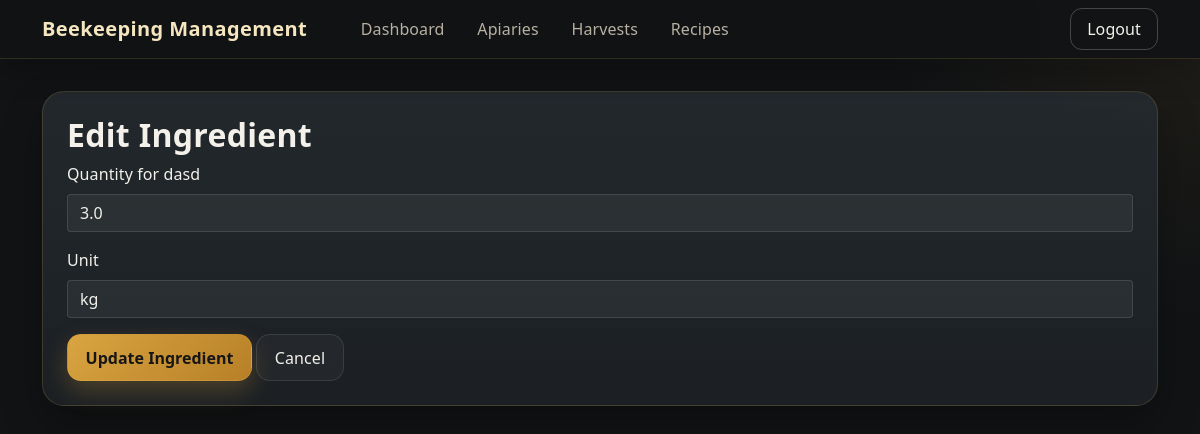
The app's page /ingredients/edit/1/6 (signed in) with its own data.
### tables this page shows
CREATE TABLE ingredients (
                    id INTEGER PRIMARY KEY,
                    name TEXT NOT NULL
                , user_id INTEGER NOT NULL DEFAULT 1);

CREATE TABLE recipe_ingredients (
                    id INTEGER PRIMARY KEY,
                    recipe_id INTEGER,
                    ingredient_id INTEGER,
                    quantity REAL NOT NULL, unit TEXT,
                    FOREIGN KEY (recipe_id) REFERENCES recipes (id),
                    FOREIGN KEY (ingredient_id) REFERENCES ingredients (id)
                );

### web_app.py (the view, shortened to what this page needs)
@app.route('/ingredients/edit/<int:recipe_id>/<int:ing_id>', methods=['GET', 'POST'])
def edit_ingredient(recipe_id, ing_id):
    conn = sqlite3.connect('beekeeping.db')
    c = conn.cursor()
    c.execute("SELECT i.name, ri.quantity, ri.unit FROM recipe_ingredients ri JOIN ingredients i ON ri.ingredient_id = i.id WHERE ri.recipe_id = ? AND ri.ingredient_id = ?", (recipe_id, ing_id))
    ingredient = c.fetchone()
    conn.close()
    return render_template('edit_ingredient.html', ingredient=ingredient, recipe_id=recipe_id, ing_id=ing_id)

### web_app.py (called while the page is built)
@app.before_request
def require_login():
    allowed = {"login", "register", "logout", "static", "serve_image"}  # names of view functions that don't require auth
    if request.endpoint not in allowed and not session.get("logged_in"):
        return redirect(url_for("login"))

### templates/edit_ingredient.html (shortened to what this page needs)
{% extends "base.html" %}
{% block content %}
<div class="glass-panel p-4 mb-4">
<h2 class="section-title">Edit Ingredient</h2>
<form method="post">
    <div class="mb-3">
        <label for="quantity" class="form-label">Quantity for {{ ingredient[0] }}</label>
        <input type="number" step="0.01" class="form-control" id="quantity" name="quantity" value="{{ ingredient[1] }}" required>
    </div>
    <div class="mb-3">
        <label for="unit" class="form-label">Unit</label>
        <input type="text" class="form-control" id="unit" name="unit" value="{{ ingredient[2] }}" required>
    </div>
    <button type="submit" class="btn btn-honey">Update Ingredient</button>
    <a href="{{ url_for('view_recipe', recipe_id=recipe_id) }}" class="btn btn-soft">Cancel</a>
</form>
</div>
{% endblock %}

### templates/base.html (style rules this page uses)
:root { --bg: #111315; --bg-soft: #171a1d; --panel: #1d2125; --panel-2: #242a2f; --border: rgba(255, 209, 102, 0.14); --text: #f3f1ea; --muted: #b8b1a3; --accent: #d9a441; --accent-hover: #e3b65f; --success-bg: #1d2b21; --success-border: #35553d; }
html, body { height: 100%; }
body { background: radial-gradient(circle at top right, rgba(217, 164, 65, 0.08), transparent 22%), radial-gradient(circle at bottom left, rgba(217, 164, 65, 0.05), transparent 20%), var(--bg); color: var(--text); font-family: "Segoe UI", Tahoma, Geneva, Verdana, sans-serif; letter-spacing: 0.1px; }
.glass-panel, .card { background: linear-gradient(180deg, rgba(36, 42, 47, 0.92), rgba(29, 33, 37, 0.96)); border: 1px solid var(--border); border-radius: 22px; box-shadow: 0 18px 40px rgba(0, 0, 0, 0.28); }
.section-title { font-weight: 700; letter-spacing: 0.3px; }
.btn { border-radius: 14px; transition: all 0.18s ease; padding: 0.65rem 1.1rem; }
.btn-primary, .btn-honey { background: linear-gradient(135deg, var(--accent), #b78027); border: 1px solid rgba(217, 164, 65, 0.30); color: #161616; font-weight: 600; box-shadow: 0 10px 24px rgba(217, 164, 65, 0.25); }
.btn-soft { background: rgba(255, 255, 255, 0.03); border: 1px solid rgba(255, 255, 255, 0.10); color: var(--text); }
.form-control, .form-select { background: rgba(255, 255, 255, 0.05); border: 1px solid rgba(255, 255, 255, 0.12); color: var(--text); box-shadow: none; }
.form-control::placeholder { color: rgba(243, 241, 234, 0.45); }

### records on screen
ingredients: name "dasd"
recipe_ingredients: quantity "3.0", unit "kg"
